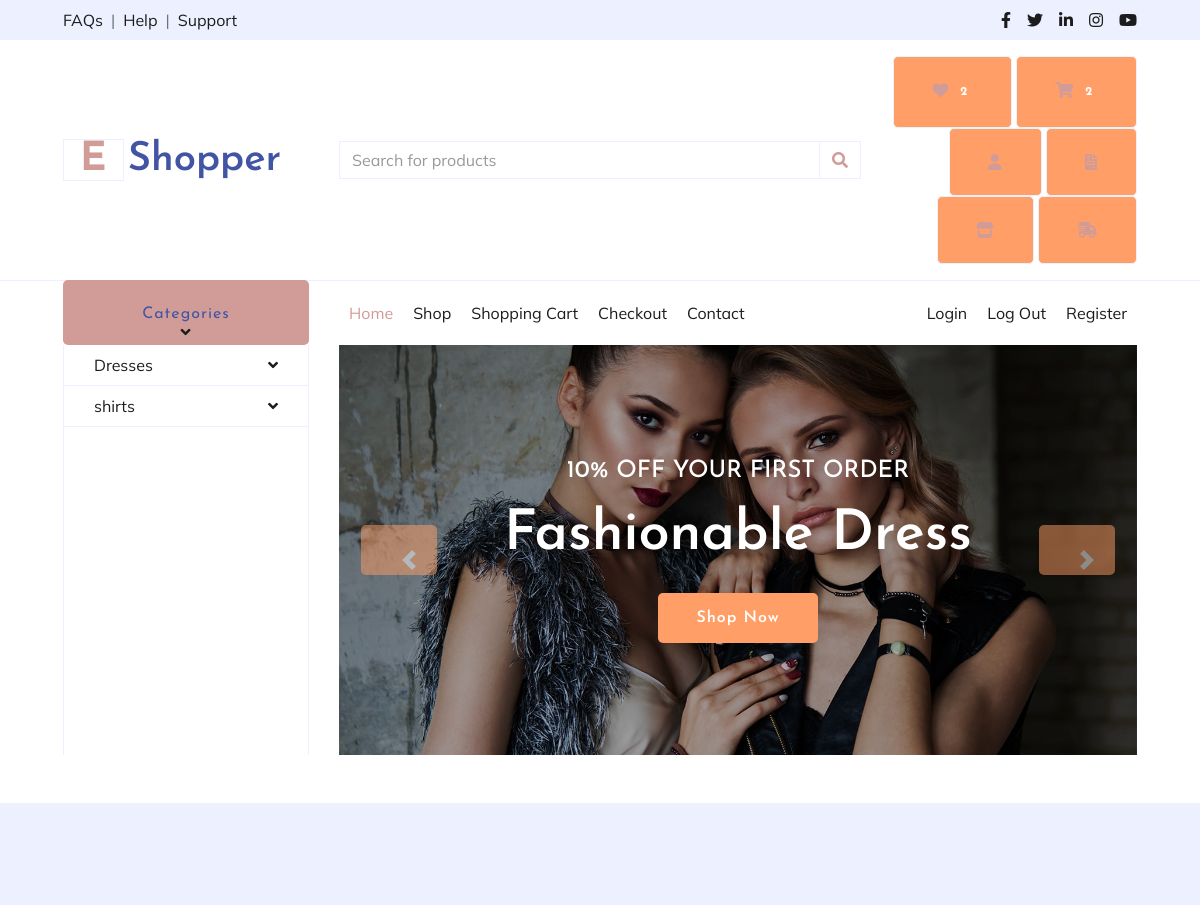
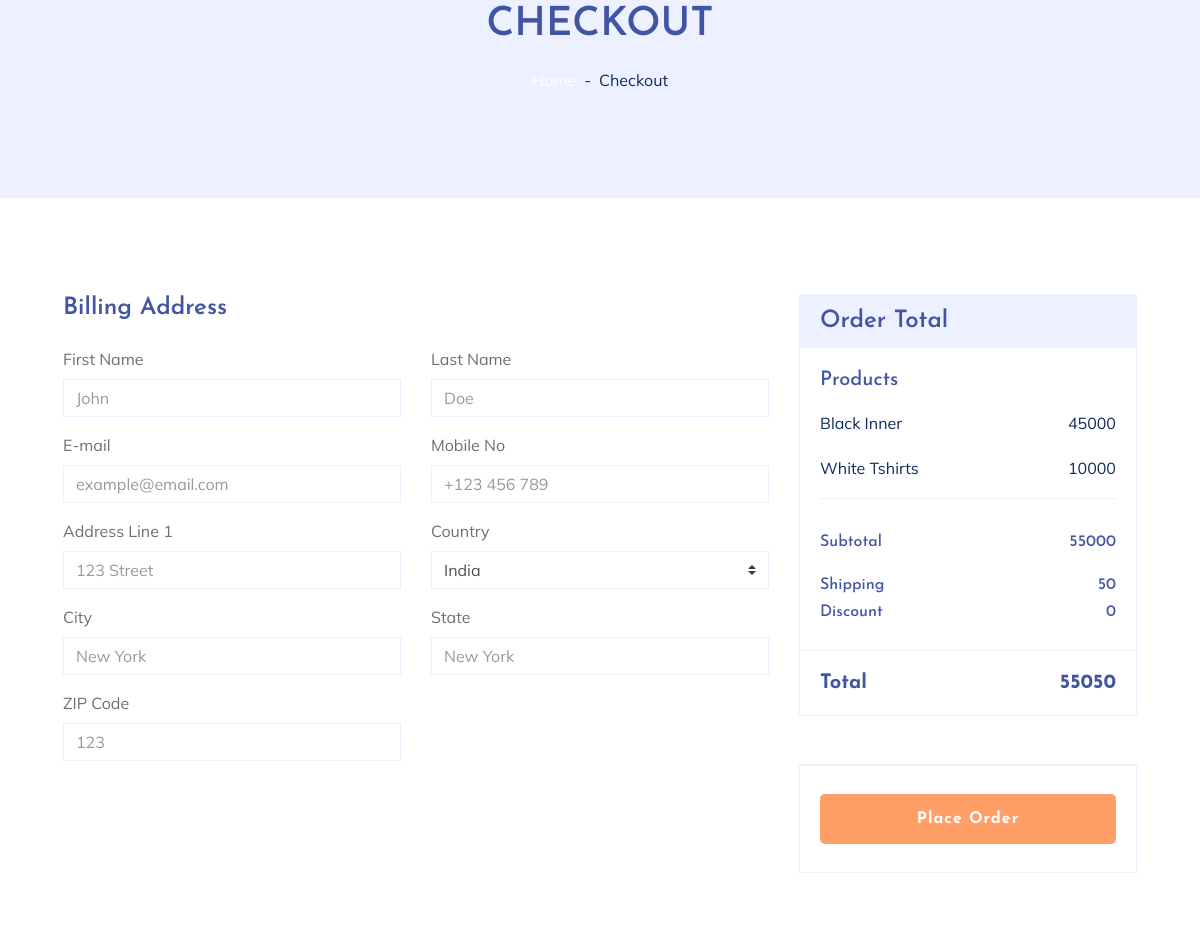
Page /checkout (signed in, upper part) on the earlier database version (2 pictures, top to bottom).
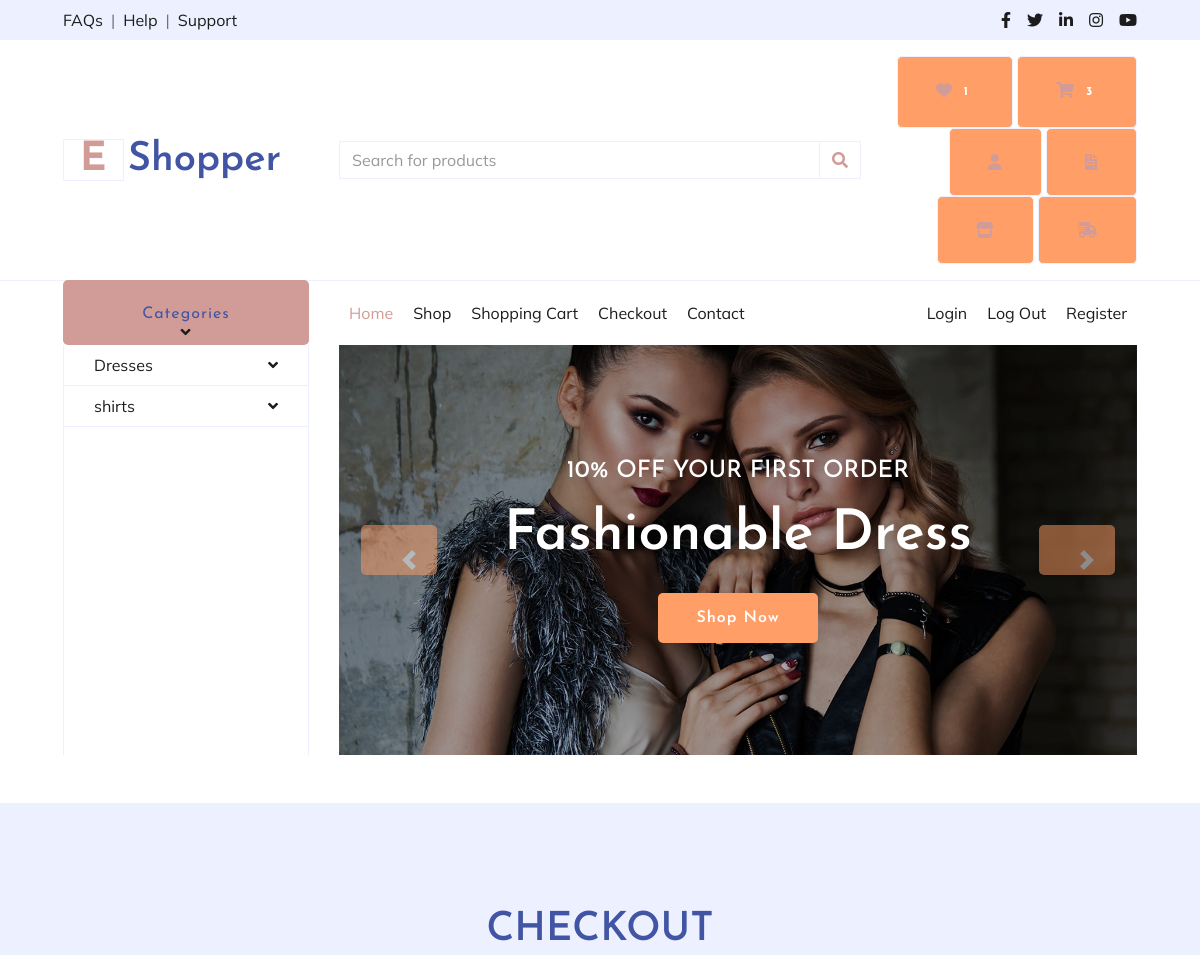
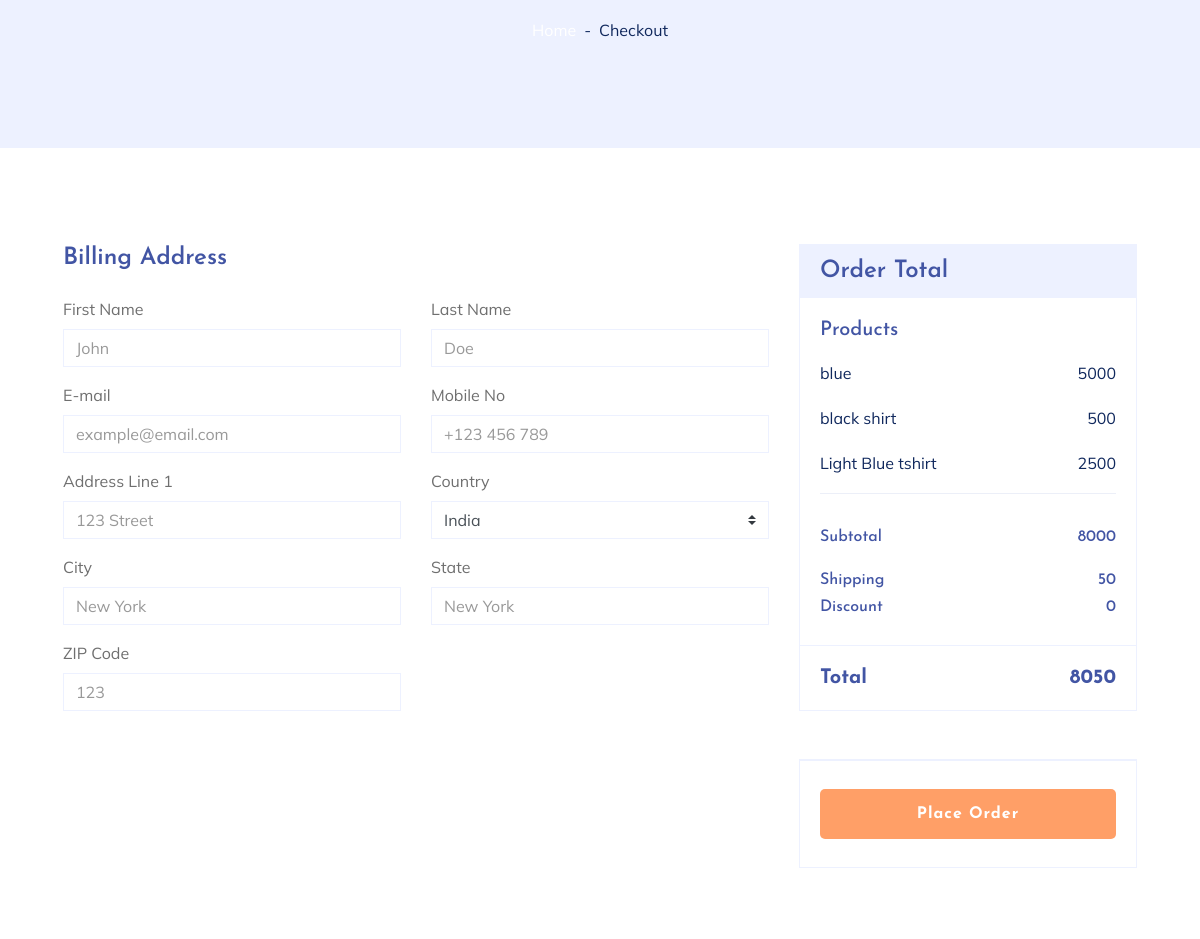
Same page on the later database version (2 pictures, top to bottom).
### shooper_app/models.py (models this page shows, shortened)
class Main_category(models.Model):
    name=models.CharField(max_length=50)

class Add_to_cart(models.Model):
    product_id=models.ForeignKey(product,on_delete=models.CASCADE,null=True,blank=True)
    user_id=models.ForeignKey(User,on_delete=models.CASCADE,null=True,blank=True)
    image=models.ImageField(upload_to="media")
    name=models.CharField(max_length=50,null=True,blank=True)
    size=models.CharField(max_length=40,null=True,blank=True)
    price=models.IntegerField()
    quantity=models.IntegerField(default=1)
    total_price=models.IntegerField()

### shooper_app/views.py (the view, shortened to what this page needs)
# urls.py: path('checkout', views.checkout, name='checkout'),
def checkout(request):
    uid=User.objects.get(email=request.session['email'])
    count=Add_to_cart.objects.filter(user_id=uid).count()
    countt=Add_to_whishlist.objects.filter(user_id=uid).count()
    mc=Main_category.objects.all()
    cid=Add_to_cart.objects.filter(user_id=uid)
    sc=Sub_category.objects.all()
    list1=[]
    sub_total=0
    total_price=1
    charge=0
    dis=0
    for i in cid:
        m=i.price*i.quantity
        list1.append(m)
        sub_total=sum(list1)
        charge=50
        discount=0
        dis=None
        total_price=sub_total+charge
        if sub_total==0:
            charge=0
            total_price=0
        else:
            charge=50
        if "discount" in request.session:
            dis=request.session.get("discount")
            total_price=sub_total+charge-dis
            print(dis)
        else:
            dis=0
            total_price=sub_total+charge
    else:
        amount = total_price*100 #100 here means 1 dollar,1 rupree if currency INR
        client = razorpay.Client(auth=('rzp_test_uqhoYnBzHjbvGF','jEhBs6Qp9hMeGfq5FyU45cVi'))
        response = client.order.create({'amount':amount,'currency':'INR','payment_capture':1})
        print(response,"*******")
        con={"ch":ch,
            'uid':uid,
            'count':count,
            'mc':mc,
            'cid':cid,
            "discount":dis,
            'response':response,
            'sub_total':sub_total,
            'charge':charge,
            'total_price':total_price,
            'sc':sc,
            "countt":countt}
        return render(request,"checkout.html",con)

### shooper_app/templates/checkout.html (shortened to what the changed rows need)
{% extends "index.html" %} {% load static %} {% block content %}
<div class="container-fluid bg-secondary mb-5">
  <div
    class="d-flex flex-column align-items-center justify-content-center"
    style="min-height: 300px"
  >
    <h1 class="font-weight-semi-bold text-uppercase mb-3">Checkout</h1>
  </div>
</div>
<div class="container-fluid pt-5">
  <div class="row px-xl-5">
    <div class="col-lg-4">
      <div class="card border-secondary mb-5">
        <div class="card-body">
          {% for i in cid %}
          <div class="d-flex justify-content-between">
            <p>{{i.name}}</p>
            <p>{{i.total_price}}</p>
          </div>
         {% endfor %}
          <div class="d-flex justify-content-between mb-3 pt-1">
            <h6 class="font-weight-medium">Subtotal</h6>
            <h6 class="font-weight-medium">{{sub_total}}</h6>
          </div>
        </div>
        <div class="card-footer border-secondary bg-transparent">
          <div class="d-flex justify-content-between mt-2">
            <h5 class="font-weight-bold">Total</h5>
            <h5 class="font-weight-bold">{{total_price}}</h5>
          </div>
        </div>
      </div>
    </div>
  </div>
</div>
{% endblock %}

### shooper_app/templates/index.html (shortened to what the changed rows need)
{% load static %}
<!DOCTYPE html>
<html lang="en">
<head>
    <link rel="stylesheet" href="https://cdnjs.cloudflare.com/ajax/libs/font-awesome/6.5.2/css/all.min.css" />
    <link rel="stylesheet" href="https://cdnjs.cloudflare.com/ajax/libs/font-awesome/5.15.4/css/all.min.css">
    <link href="https://cdnjs.cloudflare.com/ajax/libs/font-awesome/5.10.0/css/all.min.css" rel="stylesheet">
    <link href="{% static 'lib/owlcarousel/assets/owl.carousel.min.css' %}" rel="stylesheet">
    <link href="{% static 'css/style.css' %}" rel="stylesheet">
    <link rel="stylesheet" type="text/css" href="style.css">
</head>
<body>
    <div class="container-fluid">
        <div class="row align-items-center py-3 px-xl-5">
            <div class="col-lg-3 d-none d-lg-block">
                <a href="" class="text-decoration-none">
                    <h1 class="m-0 display-5 font-weight-semi-bold"><span class="text-primary font-weight-bold border px-3 mr-1">E</span>Shopper</h1>
                </a>
            </div>
            <div class="col-lg-3 col-6 text-right">
                <a href="{% url 'whishlist' %}" class="btn border">
                    <i class="fa-solid fa-heart text-primary"></i>
                    <span class="badge">{{countt}}</span>
                </a>
                <a href="{% url 'cart' %}" class="btn border">
                    <i class="fas fa-shopping-cart text-primary"></i>
                    <span class="badge">{{count}}</span>
                </a>
            </div>
        </div>
    </div>
    <div class="container-fluid mb-5">
        <div class="row border-top px-xl-5">
            <div class="col-lg-3 d-none d-lg-block">
                <nav class="collapse show navbar navbar-vertical navbar-light align-items-start p-0 border border-top-0 border-bottom-0" id="navbar-vertical">
                    <div class="navbar-nav w-100 overflow-hidden" style="height: 410px">
                        {% for i in mc %}
                        <div class="nav-item dropdown">
                            <a href="{% url 'shop' %}?mc={{i.id}}" class="nav-link" data-toggle="dropdown">{{i.name}}<i class="fa fa-angle-down float-right mt-1"></i></a>
                        </div>
                        {% endfor %}
                    </div>
                </nav>
            </div>
        </div>
    </div>
{% block content %}{% endblock %}
</body>
</html>

Differences in the rows shown:
removed Add_to_cart: name "Black Inner", total_price "45000"
removed Add_to_cart: name "White Tshirts", total_price "10000"
added Add_to_cart: name "blue", total_price "5000"
added Add_to_cart: name "black shirt", total_price "500"
added Add_to_cart: name "Light Blue tshirt", total_price "2500"
Other differences:
{{ countt }}: "2" → "1"
{{ count }}: "2" → "3"
{{ sub_total }}: "55000" → "8000"
{{ total_price }}: "55050" → "8050"
